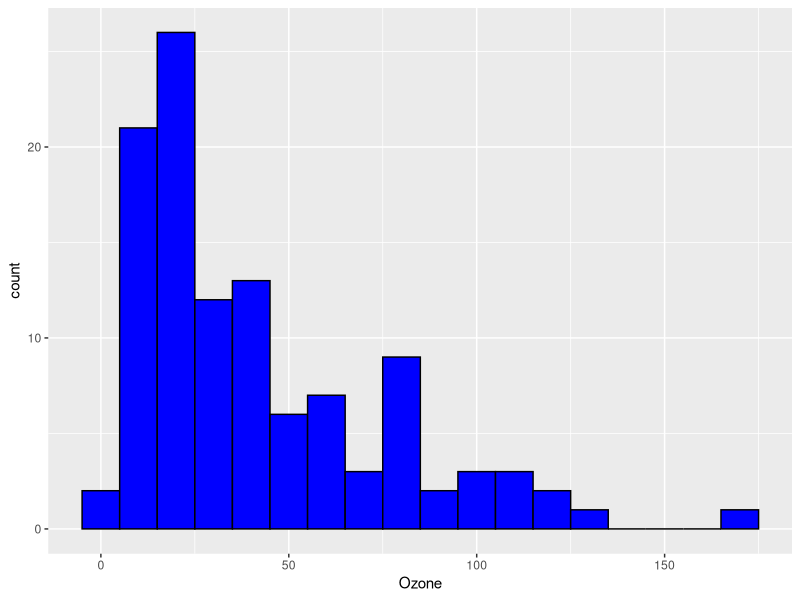
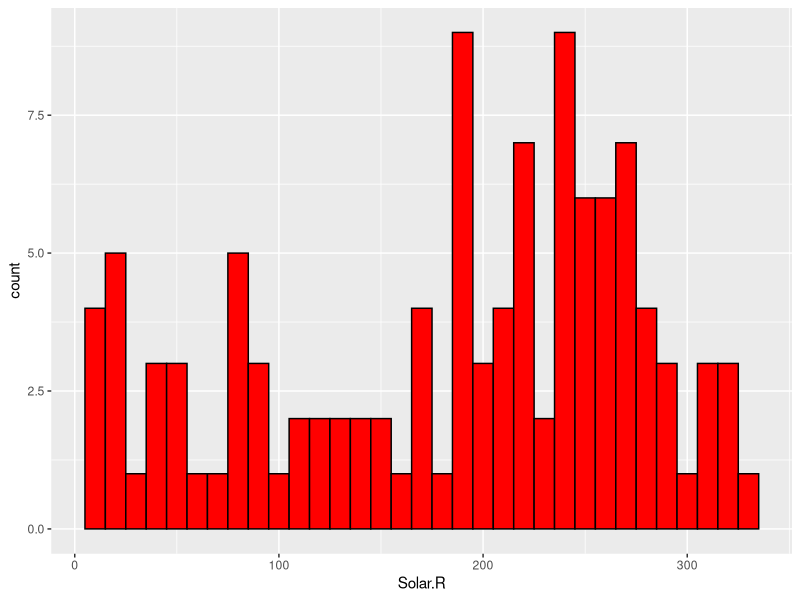
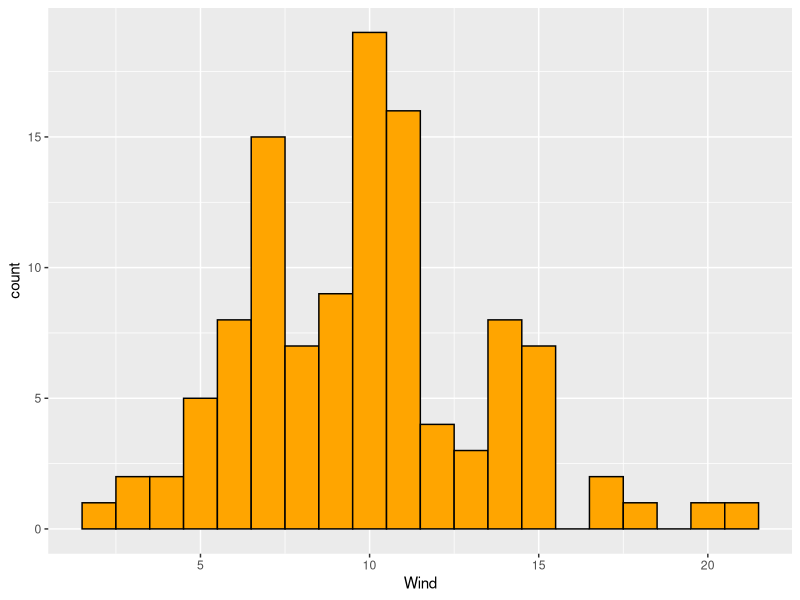
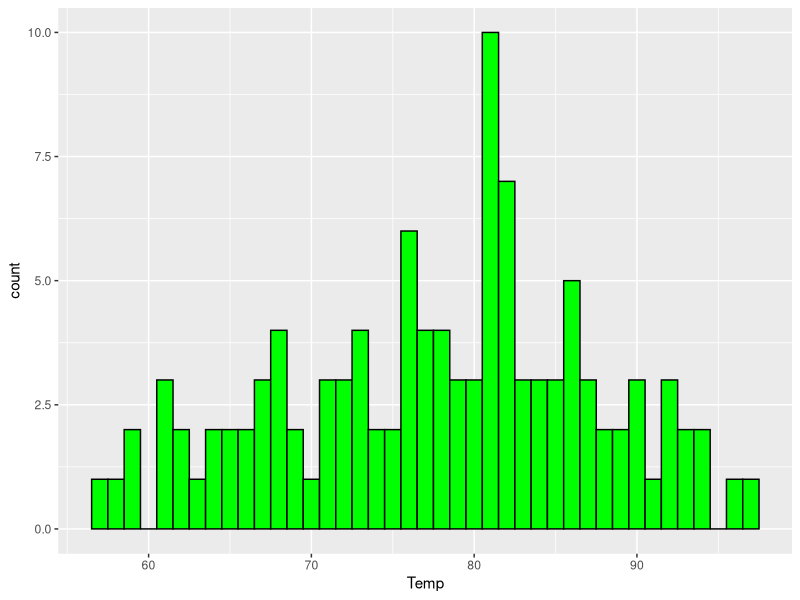
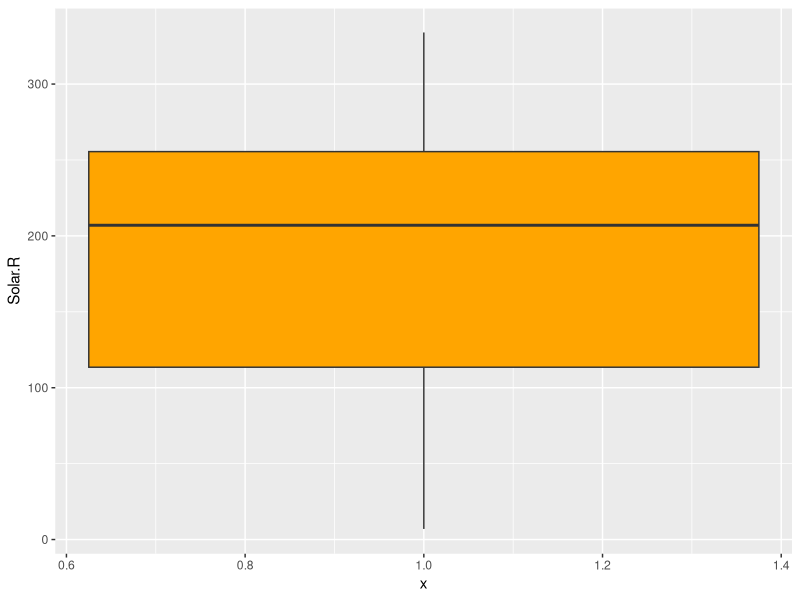
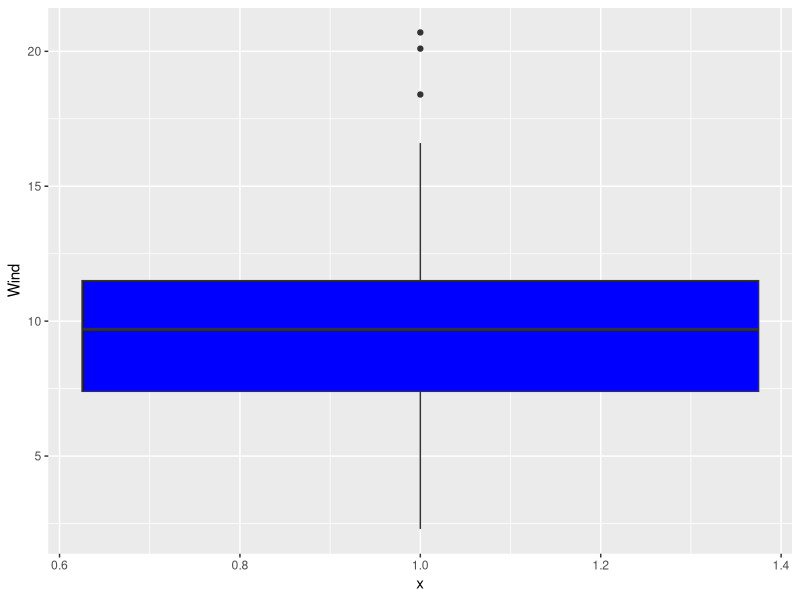
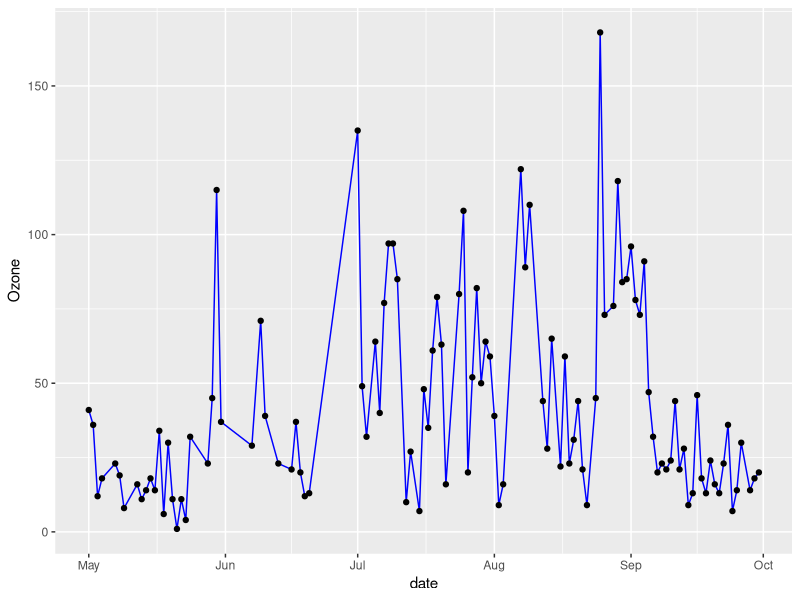
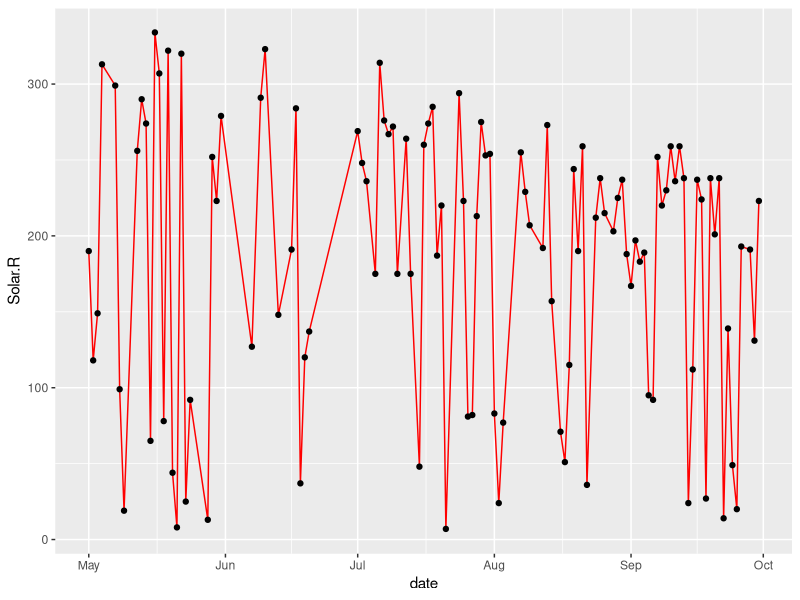

The R source for these figures, in order:
library(ggplot2)
library(reshape2)

#Step 1 and Step 2
airquality
new_data <-airquality
summary(new_data)

# remove na and store the data to a new var
remove_na <- function(df, n=0){
  df[rowSums(is.na(df)) <= n,]
}

new_data <- remove_na(new_data)
summary(new_data)



#step 3,  Histogram for each var
ggplot(new_data, aes(x = Ozone)) + geom_histogram(binwidth = 10, fill="blue", color="black")
ggplot(new_data, aes(x = Solar.R)) + geom_histogram(binwidth = 10, fill="red", color="black")
ggplot(new_data, aes(x = Wind)) + geom_histogram(binwidth = 1, fill="orange", color="black")
ggplot(new_data, aes(x = Temp)) + geom_histogram(binwidth = 1, fill="green", color="black")

#ozone boxplot
ggplot(new_data, aes(y = Solar.R, x = 1)) + geom_boxplot(fill="orange")

#Boxplot for different wind values
wind<-factor(new_data$Wind)
ggplot(new_data, aes(y = Wind, x = 1)) + geom_boxplot(fill="blue")

#Step 3

#merge month and date into date variable
date <- as.Date(with(new_data, paste(1973, new_data$Month, new_data$Day,sep="-")), "%Y-%m-%d")

##Line Plot for each variable
ggplot(new_data, aes(x= date, y = Ozone)) + geom_line(color = "blue") + geom_point()
ggplot(new_data, aes(x= date, y = Solar.R)) + geom_line(color = "red") + geom_point()
ggplot(new_data, aes(x= date, y = Wind)) + geom_line(color = "orange") + geom_point() 
ggplot(new_data, aes(x= date, y = Temp)) + geom_line(color = "green") + geom_point()

#combines all the line plots and shows on one plot
ggplot(new_data, aes(x=date)) + 
  geom_line(aes(y = Ozone, color= "Ozone") ) +
  geom_line(aes(y = Solar.R,  color = "Solar.R") ) +
  geom_line(aes(y = Wind, color = "Wind")) +
  geom_line(aes(y = Temp, color = "Temp" ))

#step 4

#combines all vars  and creates a heatmap
ggplot(new_data, aes(x=Day, group=Day)) +
  geom_tile(aes(y = Ozone, color= "Ozone") ) +
  geom_tile(aes(y = Solar.R,  color = "Solar.R") ) +
  geom_tile(aes(y = Wind, color = "Wind")) +
  geom_tile(aes(y = Temp, color = "Temp" ) )


#Step 5

#Makes a  scatter chart, where  the x-axis representing the wind, the y-axis representing the temperature,
#the size of each dot representing the ozone and the color representing solar.R.
ggplot(new_data, aes(x=Wind,y=Temp)) +
  geom_point(aes(size=Ozone,color=Solar.R)) 

